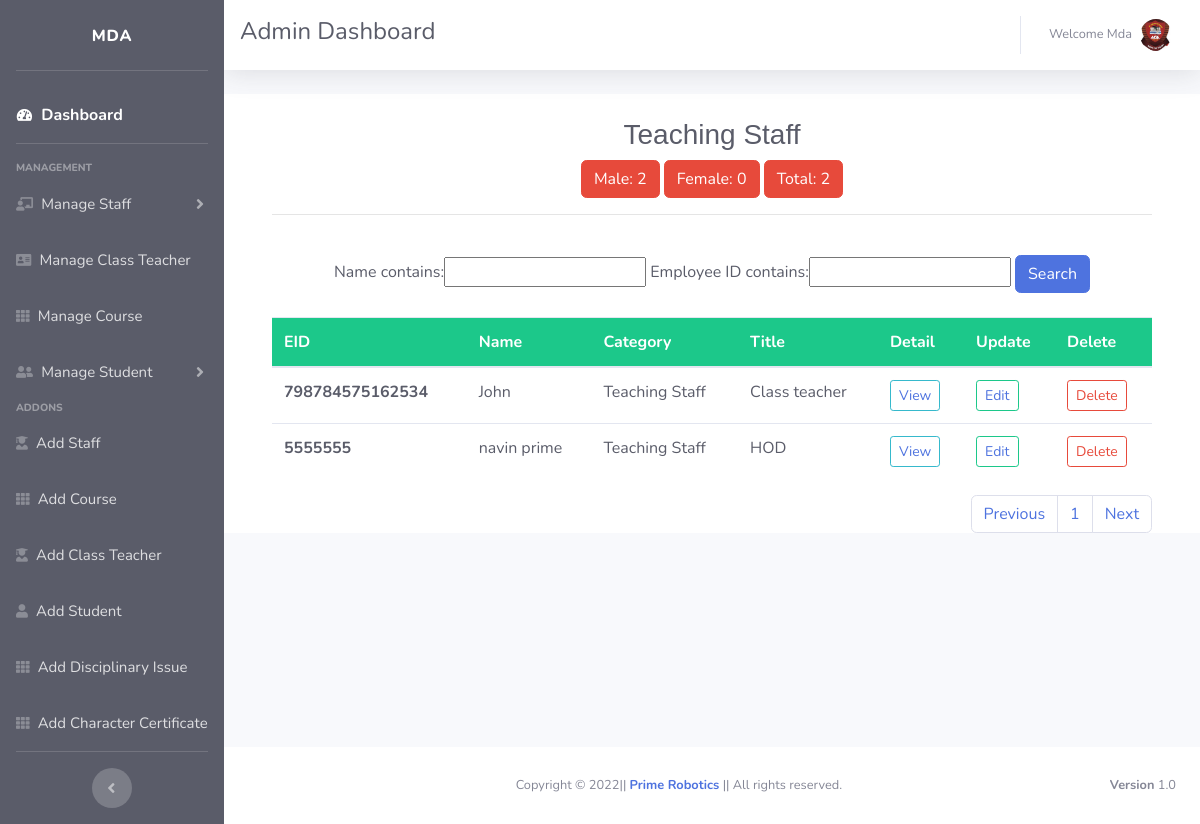
Screenshot of /teacher/ (signed in) with the database file from the repository.
### school_management_system_app/models.py (models this page shows, shortened)
class StaffDetail(models.Model):
    Employee_ID = models.BigIntegerField(primary_key=True)
    name = models.CharField(max_length=50)
    GENDER_MALE = 'Male'
    GENDER_FEMALE = 'Female'
    GENDER_CHOICES = [(GENDER_MALE, 'Male'), (GENDER_FEMALE, 'Female')]
    gender = models.CharField(choices=GENDER_CHOICES,
                              max_length=30, blank=True)
    date_of_birth = models.DateField(
        auto_now=False, auto_now_add=False, blank=True)
    CID = models.CharField(max_length=11, unique=True, blank=True)
    Administration = 'Administration'
    TeachingStaff = 'Teaching Staff'
    NonTeachingStaff = 'Non Teaching Staff'
    SupportingStaff = 'Supporting Staff'
    Category_choices = [(Administration, 'Administration'),
                        (TeachingStaff, 'Teaching Staff'),
                        (NonTeachingStaff, 'Non Teaching Staff'),
                        (SupportingStaff, 'Supporting Staff'), ]
    category = models.CharField(
        choices=Category_choices, max_length=30, blank=True)
    position_title = models.CharField(max_length=50, blank=True)
    position_level = models.CharField(max_length=50, blank=True)
    grade = models.CharField(max_length=5, blank=True)
    appointment_date = models.DateField(
        auto_now=False, auto_now_add=False, blank=True)
    joining_date_of_present_school = models.DateField(
        auto_now=False, auto_now_add=False, blank=True)
    transfered_from = models.CharField(max_length=50, blank=True)
    Regular = 'Regular'
    Contract = 'Contract'
    Employment_choices = [(Regular, 'Regular'), (Contract, 'Contract')]
    Employment_type = models.CharField(
        choices=Employment_choices, max_length=30, blank=True)
    nationality = models.CharField(max_length=50, blank=True)
    subject = models.CharField(max_length=50, blank=True)
    qualification = models.TextField(blank=True)
    contact_number = models.CharField(
        max_length=15, blank=True)
    email = models.EmailField(blank=True, unique=True)
    permanent_address = models.TextField(blank=True)
    profile_pic = models.ImageField(
        upload_to="images/staff", default='/static/images/user.jpg', null=True, blank=True)

### school_management_system_app/adm_views.py (the view)
# urls.py: path('teacher/', adm_views.teacher, name='teacher'),
@login_required
def teacher(request):
    male = StaffDetail.objects.filter(category='Teaching Staff', gender='Male')
    female = StaffDetail.objects.filter(
        category='Teaching Staff', gender='Female')
    total = StaffDetail.objects.filter(category='Teaching Staff')
    all_field = StaffDetail.objects.filter(
        category='Teaching Staff').order_by('name')
    myFilter = StaffFilter(request.GET, queryset=all_field)
    all_field = myFilter.qs
    paginator = Paginator(all_field, 10)
    page_number = request.GET.get('page')
    all_field = paginator.get_page(page_number)
    return render(request, 'administrator/teacher.html',
                  {'all_field': all_field,
                   'myFilter': myFilter,
                   'male': male,
                   'female': female,
                   'total': total
                   })

### school_management_system_app/templates/administrator/teacher.html (shortened to what this page needs)
{% extends 'administrator/adm_base.html' %}
{% block content %}
<div class="container bg-white">
<div class="container-fluid bg-white text-dark">
    <br>
    <center><h3 style="font-family: Helvetica;">Teaching Staff </h3>
      <button type="submit" class="btn btn-danger my-2 my-sm-0">Male: {{male.count}}</button>
      <button type="submit" class="btn btn-danger my-2 my-sm-0">Female: {{female.count}}</button>
      <button type="submit" class="btn btn-danger my-2 my-sm-0">Total: {{total.count}}</button></center>
    <hr>
  <br><center>
    <form method="GET">
      {{myFilter.form}}
      <button type="submit" class="btn btn-primary my-2 my-sm-0">Search</button>
    </form></center>
    <div class="table-responsive">
    <table class="table table-hover">
      <thead class="bg-success text-white">
        <tr>
          <th scope="col">EID</th>
          <th scope="col">Name</th>
          <th scope="col">Category</th>
          <th scope="col">Title</th>
          <th scope="col">Detail</th>
          <th scope="col">Update</th>
          <th scope="col">Delete</th>
        </tr>
      </thead>
      <tbody class="text-dark">
        {% for all_field in all_field%}
        <tr>
          <th scope="row">{{all_field.Employee_ID}}</th>
          <td>{{all_field.name}}</td>
          <td>{{all_field.category}}</td>
          <td>{{all_field.position_title}}</td>
          <td>
            <button type="button" class="btn btn-outline-info btn-sm">
              <a href="{% url 'teacher_detail' all_field.Employee_ID%}">View</a>
            </button>
          </td>
          <td>
            <button type="button" class="btn btn-outline-success btn-sm">
              <a href="{% url 'edit_teacher_detail' all_field.Employee_ID %}">Edit</a>
            </button>
          </td>
          <td>
            <button
              type="button"
              class="btn btn-outline-danger btn-sm"
              data-toggle="modal"
              data-target="#deletestaff{{all_field.Employee_ID}}">
              Delete
            </button>
          </td>
        </tr>
        {% endfor %}
      </tbody>
    </table>
    </div>
    <nav aria-label="Page navigation example">
      <ul class="pagination justify-content-end">
        <li class="page-item"><a class="page-link" href="?page=1">Previous</a></li>
        <li class="page-item">
          <a class="page-link" href="?page={{ all_field.number }}"
            >{{ all_field.number }}</a>
        </li>
        <li class="page-item">
          <a class="page-link" href="?page={{ all_field.paginator.num_pages }}"
            >Next</a>
        </li>
      </ul>
    </nav>
</div>
</div>
{% endblock content %}

### school_management_system_app/templates/administrator/adm_base.html (shortened to what this page needs)
{% load static %}
<!DOCTYPE html>
<html lang="en">
<head>
    <link href="{% static 'vendor/fontawesome-free/css/all.min.css' %}" rel="stylesheet" type="text/css">
    <link href="{% static 'css/sb-admin-2.min.css' %}" rel="stylesheet">
</head>
<body id="page-top">
    <div id="wrapper">
        <ul class="navbar-nav bg-dark sidebar sidebar-dark accordion" id="accordionSidebar">
            <a class="sidebar-brand align-items-center justify-content-center">
                <span>MDA</span>
            </a>
            <hr class="sidebar-divider">
            <li class="nav-item active">
                <a class="nav-link" href="{% url 'adm_home' %}">
                    <i class="fas fa-fw fa-tachometer-alt"></i>
                    <span style="font-size: 16px">Dashboard</span></a>
            </li>
            <hr class="sidebar-divider">
            <div class="sidebar-heading">
                Management
            </div>
            <li class="nav-item">
                <a class="nav-link collapsed" href="#" data-toggle="collapse" data-target="#collapseTwo"
                    aria-expanded="true" aria-controls="collapseTwo">
                    <i class="fas fa-chalkboard-teacher"></i>
                    <span style="font-size: 15px">Manage Staff</span>
                </a>
            </li>
            <li class="nav-item">
                <a class="nav-link" href="{% url 'class_teacher' %}">
                    <i class="nav-icon fas fa-address-card"></i>
                    <span style="font-size: 15px">Manage Class Teacher</span></a>
            </li>
            <li class="nav-item">
                <a class="nav-link" href="{% url 'all_course' %}">
                    <i class="nav-icon fas fa-th"></i>
                    <span style="font-size: 15px">Manage Course</span></a>
            </li>
            <li class="nav-item">
                <a class="nav-link collapsed" href="#" data-toggle="collapse" data-target="#collapseUtilities"
                    aria-expanded="true" aria-controls="collapseUtilities">
                    <i class="nav-icon fas fa-user-friends"></i>
                    <span style="font-size: 15px">Manage Student</span>
                </a>
            </li>
            <div class="sidebar-heading">
                Addons
            </div>
            <li class="nav-item">
                <a class="nav-link" href="{% url 'add_staff' %}">
                    <i class="nav-icon fas fa-user-graduate"></i>
                    <span style="font-size: 15px">Add Staff</span></a>
            </li>
            <li class="nav-item">
                <a class="nav-link" href="{% url 'add_course' %}">
                    <i class="nav-icon fas fa-th"></i>
                    <span style="font-size: 15px">Add Course</span></a>
            </li>
            <li class="nav-item">
                <a class="nav-link" href="{% url 'add_class_teacher' %}">
                    <i class="nav-icon fas fa-user-graduate"></i>
                    <span style="font-size: 15px">Add Class Teacher</span></a>
            </li>
            <li class="nav-item">
                <a class="nav-link" href="{% url 'add_std' %}">
                    <i class="nav-icon fas fa-user"></i>
                    <span style="font-size: 15px">Add Student</span></a>
            </li>
            <li class="nav-item">
                <a class="nav-link" href="{% url 'disciplinaryissue' %}">
                    <i class="nav-icon fas fa-th"></i>
                    <span style="font-size: 15px">Add Disciplinary Issue</span></a>
            </li>
            <li class="nav-item">
                <a class="nav-link" href="{% url 'charactercertificate' %}">
                    <i class="nav-icon fas fa-th"></i>
                    <span style="font-size: 15px">Add Character Certificate</span></a>
            </li>
            <hr class="sidebar-divider d-none d-md-block">
            <div class="text-center d-none d-md-inline">
                <button class="rounded-circle border-0" id="sidebarToggle"></button>
            </div>
        </ul>
        <div id="content-wrapper" class="d-flex flex-column">
            <div id="content">
                <nav class="navbar navbar-expand topbar mb-4 static-top bg-white text-dark shadow">
                    <h4>Admin Dashboard</h4>
                    <ul class="navbar-nav ml-auto">
                        <li class="nav-item dropdown no-arrow">
                            <a class="nav-link dropdown-toggle" href="#" id="userDropdown" role="button"
                                data-toggle="dropdown" aria-haspopup="true" aria-expanded="false">
                                <span class="mr-2 d-lg-inline text-gray-600 small">Welcome {{user.username |capfirst}}</span>
                                <img class="img-profile rounded-circle"
                                    src="{% static 'images/mda.jpg' %}">
                            </a>
                        </li>
                    </ul>
                </nav>
                {% block content %}
        		{% endblock %}
            </div>
            <footer class="sticky-footer bg-white">
                <div class="container my-auto">
                    <div class="copyright text-center my-auto">
                        <span>Copyright &copy; {% now "Y" %}|| <strong><a href="https://web.facebook.com/emmanuel.prime.5">Prime Robotics</a></strong> || All rights reserved.</span>
                    	<div class="float-right d-none d-sm-inline-block">
                    		<b>Version</b> 1.0
                		</div>
                    </div>
                </div>
            </footer>
        </div>
    </div>
</body>
</html>

### rows the page displays
StaffDetail: Employee_ID "798784575162534", name "John", category "Teaching Staff", position_title "Class teacher"
StaffDetail: Employee_ID "5555555", name "navin prime", category "Teaching Staff", position_title "HOD"

### other values shown
{{ user.username |capfirst }} "Mda"
{{ male.count }} "2"
{{ female.count }} "0"
{{ total.count }} "2"
{{ all_field.number }} "1"
